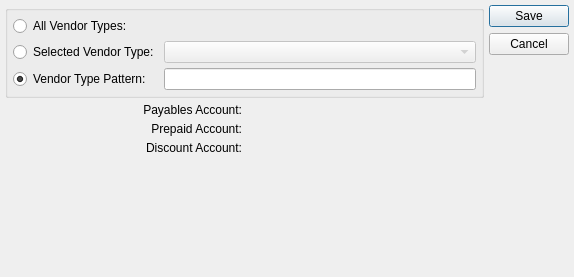
<?xml version="1.0" encoding="UTF-8"?>
<ui version="4.0">
 <comment>This file is part of the xTuple ERP: PostBooks Edition, a free and
open source Enterprise Resource Planning software suite,
Copyright (c) 1999-2019 by OpenMFG LLC, d/b/a xTuple.
It is licensed to you under the Common Public Attribution License
version 1.0, the full text of which (including xTuple-specific Exhibits)
is available at www.xtuple.com/CPAL.  By using this software, you agree
to be bound by its terms.</comment>
 <class>apAccountAssignment</class>
 <widget class="QDialog" name="apAccountAssignment">
  <property name="geometry">
   <rect>
    <x>0</x>
    <y>0</y>
    <width>574</width>
    <height>277</height>
   </rect>
  </property>
  <property name="windowTitle">
   <string>Payables Account Assignment</string>
  </property>
  <layout class="QGridLayout" name="gridLayout_2">
   <item row="0" column="0">
    <layout class="QVBoxLayout">
     <item>
      <widget class="QGroupBox" name="_vendorTypeGroup">
       <property name="title">
        <string/>
       </property>
       <layout class="QGridLayout" name="gridLayout">
        <item row="0" column="0">
         <widget class="QRadioButton" name="_allVendorTypes">
          <property name="text">
           <string>All Vendor Types:</string>
          </property>
         </widget>
        </item>
        <item row="1" column="0">
         <widget class="QRadioButton" name="_selectedVendorType">
          <property name="text">
           <string>Selected Vendor Type:</string>
          </property>
         </widget>
        </item>
        <item row="1" column="1">
         <widget class="XComboBox" name="_vendorTypes">
          <property name="enabled">
           <bool>false</bool>
          </property>
          <property name="sizePolicy">
           <sizepolicy hsizetype="Expanding" vsizetype="Fixed">
            <horstretch>0</horstretch>
            <verstretch>0</verstretch>
           </sizepolicy>
          </property>
         </widget>
        </item>
        <item row="2" column="0">
         <widget class="QRadioButton" name="_vendorTypePattern">
          <property name="text">
           <string>Vendor Type Pattern:</string>
          </property>
          <property name="checked">
           <bool>true</bool>
          </property>
         </widget>
        </item>
        <item row="2" column="1">
         <widget class="XLineEdit" name="_vendorType">
          <property name="enabled">
           <bool>true</bool>
          </property>
         </widget>
        </item>
       </layout>
      </widget>
     </item>
     <item>
      <layout class="QGridLayout">
       <item row="1" column="0">
        <widget class="QLabel" name="_prepaidAccountLit">
         <property name="text">
          <string>Prepaid Account:</string>
         </property>
         <property name="alignment">
          <set>Qt::AlignRight|Qt::AlignTrailing|Qt::AlignVCenter</set>
         </property>
        </widget>
       </item>
       <item row="1" column="1">
        <widget class="GLCluster" name="_prepaid"/>
       </item>
       <item row="2" column="0">
        <widget class="QLabel" name="_discountAccountLit">
         <property name="text">
          <string>Discount Account:</string>
         </property>
         <property name="alignment">
          <set>Qt::AlignRight|Qt::AlignTrailing|Qt::AlignVCenter</set>
         </property>
        </widget>
       </item>
       <item row="0" column="0">
        <widget class="QLabel" name="_apAccountLit">
         <property name="text">
          <string>Payables Account:</string>
         </property>
         <property name="alignment">
          <set>Qt::AlignRight|Qt::AlignTrailing|Qt::AlignVCenter</set>
         </property>
        </widget>
       </item>
       <item row="0" column="1">
        <widget class="GLCluster" name="_ap"/>
       </item>
       <item row="2" column="1">
        <widget class="GLCluster" name="_discount"/>
       </item>
      </layout>
     </item>
     <item>
      <spacer>
       <property name="orientation">
        <enum>Qt::Vertical</enum>
       </property>
       <property name="sizeType">
        <enum>QSizePolicy::Expanding</enum>
       </property>
       <property name="sizeHint" stdset="0">
        <size>
         <width>0</width>
         <height>0</height>
        </size>
       </property>
      </spacer>
     </item>
    </layout>
   </item>
   <item row="0" column="1">
    <layout class="QVBoxLayout">
     <item>
      <layout class="QVBoxLayout">
       <item>
        <widget class="QDialogButtonBox" name="_buttonBox">
         <property name="orientation">
          <enum>Qt::Vertical</enum>
         </property>
         <property name="standardButtons">
          <set>QDialogButtonBox::Cancel|QDialogButtonBox::Save</set>
         </property>
        </widget>
       </item>
      </layout>
     </item>
     <item>
      <spacer>
       <property name="orientation">
        <enum>Qt::Vertical</enum>
       </property>
       <property name="sizeType">
        <enum>QSizePolicy::Expanding</enum>
       </property>
       <property name="sizeHint" stdset="0">
        <size>
         <width>20</width>
         <height>0</height>
        </size>
       </property>
      </spacer>
     </item>
    </layout>
   </item>
  </layout>
 </widget>
 <layoutdefault spacing="5" margin="5"/>
 <customwidgets>
  <customwidget>
   <class>GLCluster</class>
   <extends>QWidget</extends>
   <header>glcluster.h</header>
  </customwidget>
  <customwidget>
   <class>XComboBox</class>
   <extends>QComboBox</extends>
   <header>xcombobox.h</header>
  </customwidget>
  <customwidget>
   <class>XLineEdit</class>
   <extends>QLineEdit</extends>
   <header>xlineedit.h</header>
   <container>1</container>
  </customwidget>
 </customwidgets>
 <tabstops>
  <tabstop>_allVendorTypes</tabstop>
  <tabstop>_selectedVendorType</tabstop>
  <tabstop>_vendorTypes</tabstop>
  <tabstop>_vendorTypePattern</tabstop>
  <tabstop>_vendorType</tabstop>
  <tabstop>_ap</tabstop>
  <tabstop>_prepaid</tabstop>
  <tabstop>_discount</tabstop>
  <tabstop>_buttonBox</tabstop>
 </tabstops>
 <resources/>
 <connections>
  <connection>
   <sender>_selectedVendorType</sender>
   <signal>toggled(bool)</signal>
   <receiver>_vendorTypes</receiver>
   <slot>setEnabled(bool)</slot>
   <hints>
    <hint type="sourcelabel">
     <x>20</x>
     <y>20</y>
    </hint>
    <hint type="destinationlabel">
     <x>20</x>
     <y>20</y>
    </hint>
   </hints>
  </connection>
  <connection>
   <sender>_vendorTypePattern</sender>
   <signal>toggled(bool)</signal>
   <receiver>_vendorType</receiver>
   <slot>setEnabled(bool)</slot>
   <hints>
    <hint type="sourcelabel">
     <x>20</x>
     <y>20</y>
    </hint>
    <hint type="destinationlabel">
     <x>20</x>
     <y>20</y>
    </hint>
   </hints>
  </connection>
 </connections>
</ui>
